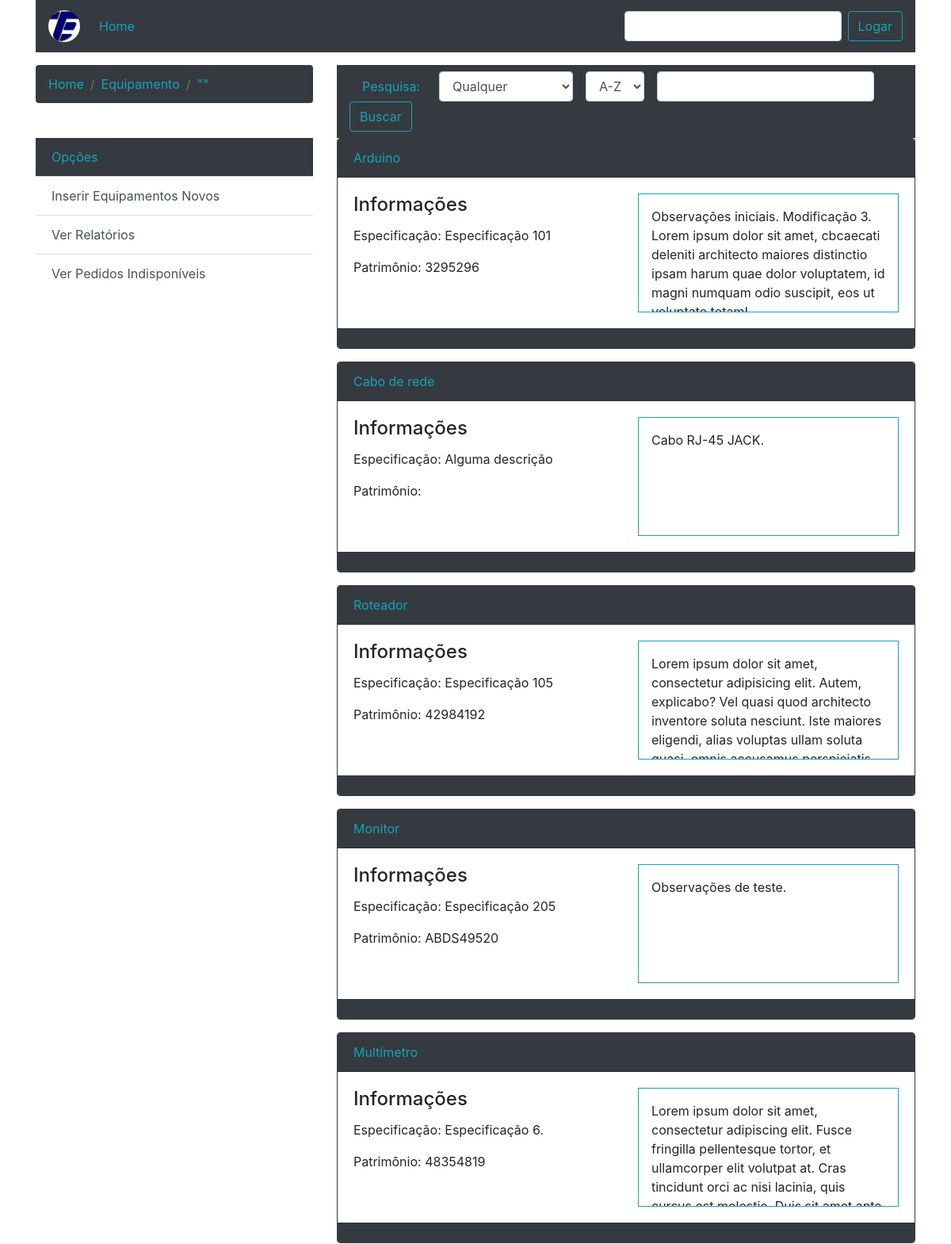
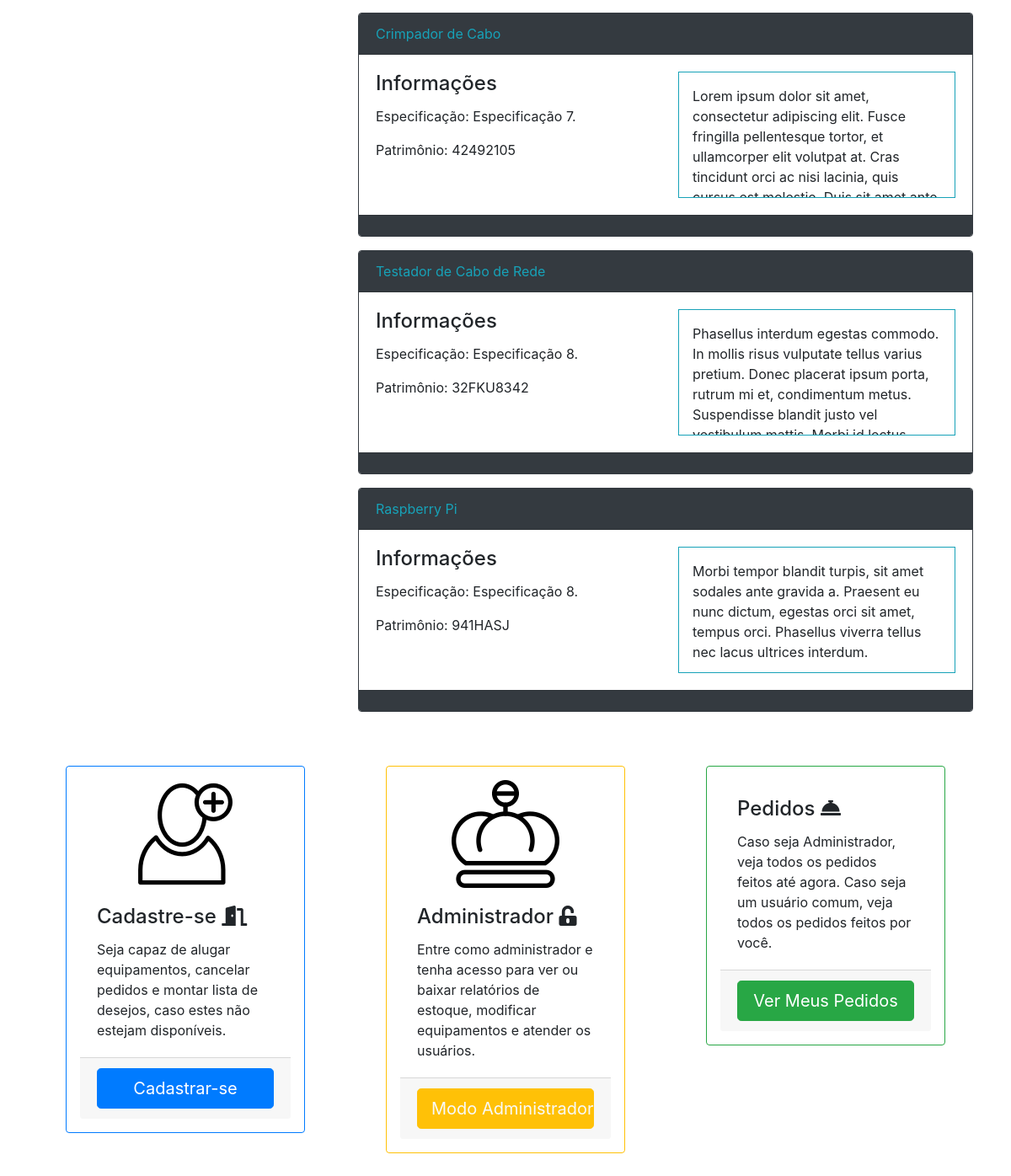
/index.php/equipamento/pesquisa, run on the app's committed database (2 pictures, top to bottom).
### tables this page shows
CREATE TABLE `equipamentos` (
  `id` int(11) NOT NULL AUTO_INCREMENT,
  `patrimonio` varchar(100) DEFAULT NULL,
  `nome` varchar(100) DEFAULT NULL,
  `estoque` int(11) DEFAULT NULL,
  `especificacao` varchar(100) DEFAULT NULL,
  `status` enum('disponível','emprestado','esgotado','em manutenção','avariado','alienado') DEFAULT NULL,
  `observacoes` text,
  PRIMARY KEY (`id`)
);

### application/controllers/Equipamento.php (called while the page is built, shortened)
<?php
class Equipamento extends CI_Controller
{
    public function _remap($method, $params = array())
    {
        if ($method == 'pesquisa' || $method == 'ver' || $method == 'index')
        {
            return call_user_func_array(array($this, $method), $params);
        }
    }
    public function __construct()
    {
        $this->load->library('pagination');
        $this->load->helper('form');
        $this->load->model('equipamento_model');
        $this->load->model('wishlist_model');
    }
    public function pesquisa()
    {
        $this->load->model('equipamento_model');
        $nome = $this->input->get('nome');
        $ordem = explode('/', $this->input->get('ordem'));
        $status = ($this->input->get('status') == 'qualquer')? null: $this->input->get('status');
        $this->equipamento_model->nome = $nome;
        $equip['equipamentos'] = $this->equipamento_model->find_equipamento($ordem[1], $ordem[0], $status, 0, 5);
        $breadcrumbs = array($this->uri->segment(1), '"'.$nome.'"');
        $data['breadcrumbs'] = $breadcrumbs;
        $this->load->view('cabecalhos/cabecalho', $data);
        $this->load->view('conteudos/equipamentos', $equip);
        $this->load->view('rodapes/rodape');
    }
}
?>

### index.php (called while the page is built, shortened)
<?php
require_once BASEPATH.'core/CodeIgniter.php';

### application/models/Equipamento_model.php (called while the page is built, shortened)
<?php
class Equipamento_model extends CI_Model
{
    public $nome;
    public function find_equipamento($order, $by, $where, $limit, $offset)
    {
        $this->db->like('nome', $this->nome);
        $this->db->order_by($by, $order);
        $query = $this->db->get('equipamentos', $limit, $offset);
        return $query->result();
    }
}
?>

### application/views/conteudos/equipamentos.php (the view, shortened to what this page needs)
<?php if(isset($equipamentos)): ?>
<?php foreach ($equipamentos as $obj): ?>
          <div class="card border border-dark mb-3">
            <div class="card-header bg-dark text-info"><?php echo $obj->nome; ?></div>
            <div class="card-body">
              <div class="row">
                <div class="col">
                  <h4 class="card-title">Informações</h4>
                  <p class="card-text"><?php echo 'Especificação: '.$obj->especificacao;?></p>
                  <p class="card-text"><?php echo 'Patrimônio: '.$obj->patrimonio;?></p>
                </div>
                <div class="col">
                  <div class="scrollspy border border-info p-3" data-spy="scroll" data-offset="0" style="position: relative; overflow: auto; height: 150px;">
                    <p><?php echo $obj->observacoes; ?></p>
                  </div>
                </div>
              </div>
            </div>
            <div class="card-footer bg-dark text-info">
            </div>
          </div>
        <?php endforeach; ?>
          <?php else: ?>
          <p>Nenhum Equipamento Encontrado!</p>
          <?php endif ?>
        </div>

### application/views/cabecalhos/cabecalho.php (shortened to what this page needs)
<!doctype html>
<html lang="pt-br">
  <head>
    <link rel="stylesheet" href="https://stackpath.bootstrapcdn.com/bootstrap/4.1.3/css/bootstrap.min.css">
    <link rel="stylesheet" href="https://use.fontawesome.com/releases/v5.5.0/css/all.css">
  </head>
  <body>
    <div class="container">
      <nav class="navbar navbar-expand-lg bg-dark navbar-dark">
        <a href="<?php echo base_url(); ?>" class="navbar-brand mb-0 text-info">
          <img src="<?php echo base_url(); ?>imagens/logo-cefet.jpg" class="rounded-circle" width="40px" height="40px"  alt="">
        </a>
        <div class="collapse navbar-collapse" id="nvbSite">
          <ul class="navbar-nav mr-auto">
            <li class="nav-item">
                <a href="<?php echo base_url(); ?>" class="nav-link text-info">Home</a>
            </li>
          </ul>
            <form action="<?php echo base_url().'usuario/verificarCpf' ?>" method="post" class="form-inline">
                <input type="text" name="cpf" class="form-control ml-2 mr-2">
                <button class="btn btn-outline-info" type="submit">Logar</button>
            </form>
        </div>
      </nav>
      <div class="row mt-3">
          <div class="col-sm-12 mr-auto col-md-4">
        <nav aria-label="breadcrumb">
          <ol class="breadcrumb bg-dark text-info">
            <li class="breadcrumb-item">Home</li>
            <?php foreach($breadcrumbs as $breadcrumb): ?>
            <li class="breadcrumb-item"><?php echo ucfirst($breadcrumb); ?></li>
            <?php endforeach; ?>
          </ol>
        </nav>
          </div>
          <div class="col-sm-12 col-md-8">
            <nav class="navbar navbar-expand-lg bg-dark navbar-dark">
                <form class="form-inline" action="<?php echo base_url().'equipamento/pesquisa' ?>" method="GET" enctype="multipart/form-data">
                    <label for="pesquisa" class="text-info mx-3" for="ordem">Pesquisa:</label>
                    <select id="status" name="status" class="form-control mx-2">
                        <option value="qualquer">Qualquer</option>
                    </select>
                    <select id="ordem" name="ordem" class="form-control mx-2">
                        <option value="nome/asc">A-Z</option>
                    </select>
                    <input id="pesquisa" class="form-control mx-2" type="text" name="nome" />
                    <button class="btn btn-outline-info" type="submit">Buscar</button>
                </form>
            </nav>
          </div>
      </div>
      <div class="row">
        <div class="col-lg-4 col-md-12 col-sm-12">
          <div class="list-group list-group-flush">
            <li class="list-group-item bg-dark text-info disbled">Opções</li>
            <a href="<?php echo base_url('equipamento/criacao'); ?>" class="list-group-item list-group-item-action">Inserir Equipamentos Novos</a>
            <a href="<?php echo base_url('relatorio'); ?>" class="list-group-item list-group-item-action">Ver Relatórios</a>
            <a href="<?php echo base_url('usuario/ver_wishlist'); ?>" class="list-group-item list-group-item-action">Ver Pedidos Indisponíveis</a>
        </div>
        </div>
        <div class="col-lg-8 col-md-12 col-sm-12">

### application/views/rodapes/rodape.php (shortened to what this page needs)
</div>
<?php if(empty($_SESSION["admin"]) && empty($_SESSION["id"])): ?>
        <div class="row">
          <div class="col-lg-4 col-md-12 col-sm-12 mb-3 p-5">
            <div class="card border-primary p-3">
              <img class="card-image mx-auto" src="<?php echo base_url(); ?>imagens/cadastro.png" alt="">
              <div class="card-body">
                <h4 class="card-title">Cadastre-se <i class="fas fa-door-open"></i></h4>
                <p class="card-text">Seja capaz de alugar equipamentos, cancelar pedidos e montar lista de desejos, caso estes não estejam disponíveis.</p>
              </div>
              <div class="card-footer">
                  <a class="btn btn-primary btn-lg btn-block" href="<?php echo base_url(); ?>usuario/paginaCadastro">Cadastrar-se</a>
              </div>
            </div>
          </div>
          <div class="col-lg-4 col-md-12 col-sm-12 mb-3 p-5">
            <div class="card border-warning p-3">
              <img class="card-image mx-auto" src="<?php echo base_url(); ?>imagens/admin.png" alt="">
              <div class="card-body">
                <h4 class="card-title">Administrador <i class="fas fa-unlock-alt"></i></h4>
                <p class="card-text">Entre como administrador e tenha acesso para ver ou baixar relatórios de estoque, modificar equipamentos e atender os usuários.</p>
              </div>
              <div class="card-footer ">
                  <button class="btn btn-lg btn-block btn-warning text-light" type="button" data-toggle="modal" data-target="#modaladmin">Modo Administrador</button>
              </div>
            </div>
          </div>
          <div class="col-lg-4 col-md-12 col-sm-12 mb-3 p-5">
            <div class="card border-success p-3">
              <div class="card-body">
                <h4 class="card-title">Pedidos <i class="fas fa-concierge-bell"></i></h4>
                <p class="card-text">Caso seja Administrador, veja todos os pedidos feitos até agora. Caso seja um usuário comum, veja todos os pedidos feitos por você.</p>
              </div>
              <div class="card-footer">
                  <a class="btn btn-success btn-lg btn-block" href="<?php echo base_url('pedido/ver_pedidos'); ?>">Ver Meus Pedidos</a>
              </div>
            </div>
          </div>
          </div>
<?php endif; ?>
        </div>
</body>
</html>

### data on the page
equipamentos: nome "Arduino", especificacao "Especificação 101", patrimonio "3295296", observacoes "Observações iniciais. Modificação 3. Lorem ipsum dolor sit amet, cbcaecati deleniti architecto maiores distinctio ipsam harum quae dolor voluptatem, id magni numquam odio suscipit, eos ut…"
equipamentos: nome "Cabo de rede", especificacao "Alguma descrição", observacoes "Cabo RJ-45 JACK."
equipamentos: nome "Roteador", especificacao "Especificação 105", patrimonio "42984192", observacoes "Lorem ipsum dolor sit amet, consectetur adipisicing elit. Autem, explicabo? Vel quasi quod architecto inventore soluta nesciunt. Iste maiores eligendi, alias voluptas ullam soluta…"
equipamentos: nome "Monitor", especificacao "Especificação 205", patrimonio "ABDS49520", observacoes "Observações de teste."
equipamentos: nome "Multímetro", especificacao "Especificação 6.", patrimonio "48354819", observacoes "Lorem ipsum dolor sit amet, consectetur adipiscing elit. Fusce fringilla pellentesque tortor, et ullamcorper elit volutpat at. Cras tincidunt orci ac nisi lacinia, quis…"
equipamentos: nome "Crimpador de Cabo", especificacao "Especificação 7.", patrimonio "42492105", observacoes "Lorem ipsum dolor sit amet, consectetur adipiscing elit. Fusce fringilla pellentesque tortor, et ullamcorper elit volutpat at. Cras tincidunt orci ac nisi lacinia, quis…"
equipamentos: nome "Testador de Cabo de Rede", especificacao "Especificação 8.", patrimonio "32FKU8342", observacoes "Phasellus interdum egestas commodo. In mollis risus vulputate tellus varius pretium. Donec placerat ipsum porta, rutrum mi et, condimentum metus. Suspendisse blandit justo vel…"
equipamentos: nome "Raspberry Pi", especificacao "Especificação 8.", patrimonio "941HASJ", observacoes "Morbi tempor blandit turpis, sit amet sodales ante gravida a. Praesent eu nunc dictum, egestas orci sit amet, tempus orci. Phasellus viverra tellus nec lacus ultrices interdum."

### other printed values
$breadcrumb "Equipamento"
$breadcrumb "\"\""
